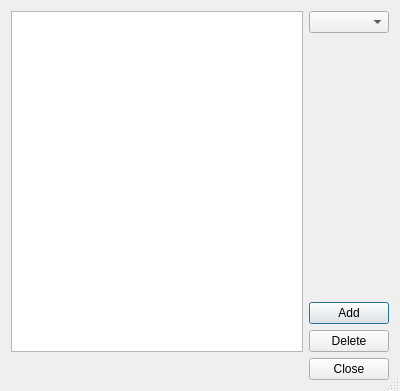
<?xml version="1.0" encoding="UTF-8"?>
<ui version="4.0">
 <class>Dialog</class>
 <widget class="QDialog" name="Dialog">
  <property name="geometry">
   <rect>
    <x>0</x>
    <y>0</y>
    <width>400</width>
    <height>391</height>
   </rect>
  </property>
  <property name="windowTitle">
   <string>Custom joints</string>
  </property>
  <property name="sizeGripEnabled">
   <bool>true</bool>
  </property>
  <property name="modal">
   <bool>true</bool>
  </property>
  <layout class="QVBoxLayout" name="verticalLayout_2">
   <item>
    <layout class="QHBoxLayout" name="horizontalLayout_2">
     <item>
      <widget class="QListWidget" name="custom_list"/>
     </item>
     <item>
      <layout class="QVBoxLayout" name="verticalLayout">
       <item>
        <widget class="QComboBox" name="link_choose"/>
       </item>
       <item>
        <spacer name="verticalSpacer">
         <property name="orientation">
          <enum>Qt::Vertical</enum>
         </property>
         <property name="sizeHint" stdset="0">
          <size>
           <width>20</width>
           <height>40</height>
          </size>
         </property>
        </spacer>
       </item>
       <item>
        <widget class="QPushButton" name="add_button">
         <property name="text">
          <string>Add</string>
         </property>
        </widget>
       </item>
       <item>
        <widget class="QPushButton" name="delete_button">
         <property name="text">
          <string>Delete</string>
         </property>
         <property name="icon">
          <iconset resource="../../../../icons.qrc">
           <normaloff>:/icons/delete.png</normaloff>:/icons/delete.png</iconset>
         </property>
        </widget>
       </item>
      </layout>
     </item>
    </layout>
   </item>
   <item>
    <layout class="QHBoxLayout" name="horizontalLayout">
     <item>
      <spacer name="horizontalSpacer">
       <property name="orientation">
        <enum>Qt::Horizontal</enum>
       </property>
       <property name="sizeHint" stdset="0">
        <size>
         <width>40</width>
         <height>20</height>
        </size>
       </property>
      </spacer>
     </item>
     <item>
      <widget class="QDialogButtonBox" name="buttonBox">
       <property name="standardButtons">
        <set>QDialogButtonBox::Close</set>
       </property>
      </widget>
     </item>
    </layout>
   </item>
  </layout>
 </widget>
 <resources>
  <include location="../../../../icons.qrc"/>
 </resources>
 <connections>
  <connection>
   <sender>buttonBox</sender>
   <signal>rejected()</signal>
   <receiver>Dialog</receiver>
   <slot>reject()</slot>
   <hints>
    <hint type="sourcelabel">
     <x>209</x>
     <y>75</y>
    </hint>
    <hint type="destinationlabel">
     <x>158</x>
     <y>52</y>
    </hint>
   </hints>
  </connection>
 </connections>
</ui>
